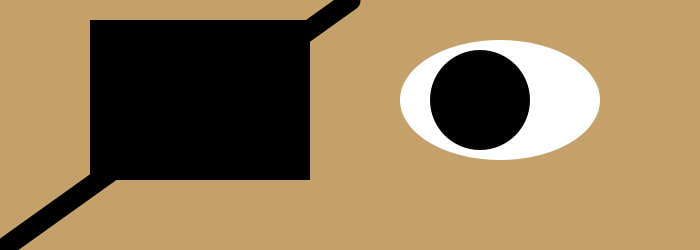
Frame 1 (no input)
Frame 60 (the mouse pressed at the canvas centre just before this capture): identical to frame 1, image omitted
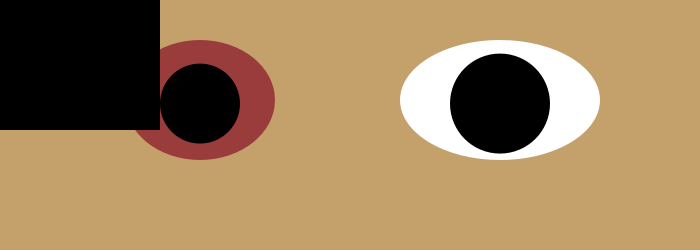
Frame 120 (the mouse held since frame 60 and released just before this capture)

The Processing sketch that drew these frames (run headless with seeded random() and noise(); from frame 60 on, the mouse is pressed at the canvas centre):

// Processing sketch: processing_96824
// ── processing_96824.pde

int rx = 200;
int ry = 100;
int lx=350;
int ly=0;
int lx2=0;
int ly2=250;

void setup () {
  size (700, 250);
  smooth();
}

void draw() {
  background (#C4A06B);
  ellipseMode(CENTER);
  rectMode(CENTER);
 
 //eyes
  noStroke();
  float c = map (mouseX, 0, 700, 40, 80);
  fill(155, c, c);
  ellipse (200,100,150,120);
  fill(255);
  ellipse(500,100,200,120);
  
  //pupils following mouse
  float x = map (mouseX, 0, width, 180, 220);
  float y = map (mouseY, 0, width, 100, 120);
  fill (0);
  ellipse (x, y, 80, 80);
  ellipse (x+300, y, 100, 100);
 
 //pirate
  rect(rx,ry,220,160);
  stroke(0);
  strokeWeight(20);
  line(lx, ly, lx2, ly2);

  if (mousePressed) {
     rx=50;
     ry=50;
     lx=0;
     ly=0;
     lx2=0;
     ly2=0;
  }
  else {
    rx=200;
    ry=100;
    lx=350;
    ly=0;
    lx2=0;
    ly2=250;
  }
  
}
 
